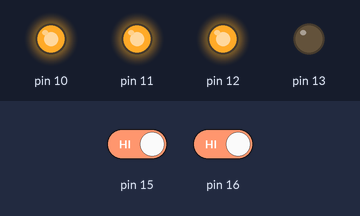
Simulated run of this sketch. Board: Arduino Uno, built with avr-gcc and run on an emulated ATmega328P. Parts: output pins drawn as LEDs (lit = HIGH). Dashed ring = blinking. Inputs (shaded band) come from the test bench; at power-on: pin 15 HIGH, pin 16 HIGH.

Above: at 1.4 s.
1.5 s: pin 15 driven LOW
At 4.4 s:
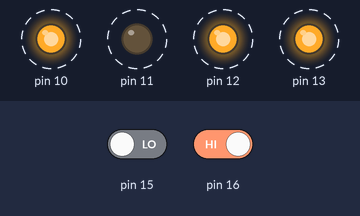
4.5 s: pin 16 driven LOW
At 5.3 s:
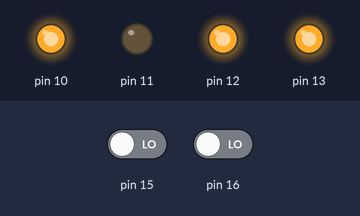
6.0 s: pin 16 driven HIGH
At 6.15 s:
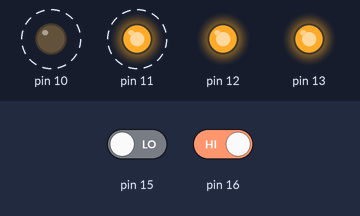
9.0 s: pin 15 driven HIGH
At 9.9 s:
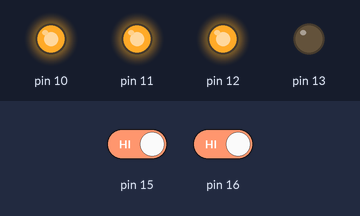
Timing chart, 0 to 11.5 s (numbered marks = the images above; inputs shaded):
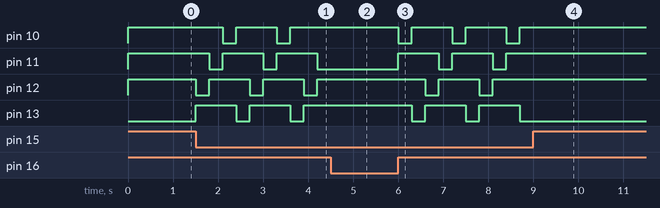

Measured:
- after the input at 1.5 s, pin 10: alternates HIGH for 0.90 s and LOW for 0.30 s, starting after 0.60 s; pin 11: alternates HIGH for 0.90 s and LOW for 0.30 s, starting after 0.30 s; pin 12, pin 13: alternates HIGH for 0.90 s and LOW for 0.30 s, starting at once
- after the input at 4.5 s, pin 10: stays HIGH (without the input it goes to LOW after 0.00 s); pin 11: stays LOW (without the input it goes to HIGH after 0.00 s); pin 12: stays HIGH (without the input it goes to LOW after 0.60 s); pin 13: stays HIGH (without the input it goes to LOW after 0.30 s)
- after the input at 6.0 s, pin 10, pin 11: alternates HIGH for 0.90 s and LOW for 0.30 s, starting at once; pin 12: alternates HIGH for 0.90 s and LOW for 0.30 s, starting after 0.60 s; pin 13: alternates HIGH for 0.90 s and LOW for 0.30 s, starting after 0.30 s
- after the input at 9.0 s, pin 10–12: stops changing and stays HIGH; pin 13: stops changing and stays LOW

The sketch:

Ejercicio_04.ino
```cpp
int cont;

void setup()
{
	// put your setup code here, to run once:
/* 	pinMode(A1, INPUT);
	pinMode(A2, INPUT);
	pinMode(13, OUTPUT);
	pinMode(12, OUTPUT);
	pinMode(11, OUTPUT);
	pinMode(10, OUTPUT);
	cont = 0;
	digitalWrite(13, LOW);
	digitalWrite(12, HIGH);
	digitalWrite(11, HIGH);
	digitalWrite(10, HIGH); */

	DDRC = 0x00;
	DDRB = 0x3C;

	PORTB = 0x1C;
}

void loop()
{
	// put your main code here, to run repeatedly:
	//if (digitalRead(A1) == LOW)
	if (!(PINC & 0x02))
		cont = (cont < 3) ? cont + 1 : 0;
	//if (digitalRead(A2) == LOW)
	if (!(PINC & 0x04))
		cont = (cont > 0) ? cont - 1 : 3;

	switch(cont) {
		case 0:
			PORTB = 0x1C;
			break;
		case 1:
			PORTB = 0x2C;
			break;
		case 2:
			PORTB = 0x34;
			break;
		case 3:
			PORTB = 0x38;
			break;
	}

/* 	switch (cont)
	{
	case 0:
		digitalWrite(13, LOW);
		digitalWrite(12, HIGH);
		digitalWrite(11, HIGH);
		digitalWrite(10, HIGH);
		break;
	case 1:
		digitalWrite(13, HIGH);
		digitalWrite(12, LOW);
		digitalWrite(11, HIGH);
		digitalWrite(10, HIGH);
		break;
	case 2:
		digitalWrite(13, HIGH);
		digitalWrite(12, HIGH);
		digitalWrite(11, LOW);
		digitalWrite(10, HIGH);
		break;
	case 3:
		digitalWrite(13, HIGH);
		digitalWrite(12, HIGH);
		digitalWrite(11, HIGH);
		digitalWrite(10, LOW);
		break;
	} */
	delay(300);
}
```
